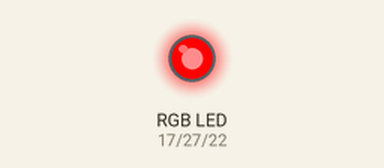
Simulated run of this program. Board: Raspberry Pi (BCM pin numbers). Shown: an RGB LED mixed from three pins (HIGH = lit). At 7.0 s the program stops and its outputs stay as they are.

Above: at 0.1 s.
At 1.1 s:
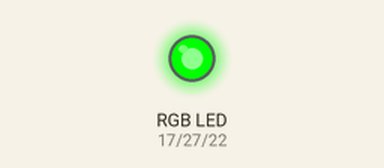
At 2.1 s:
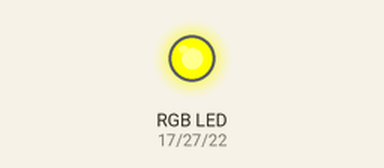
At 3.1 s:
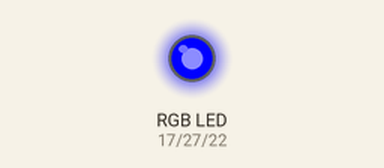
At 5.1 s:
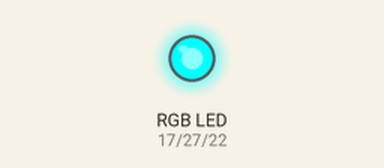
At 7.1 s:
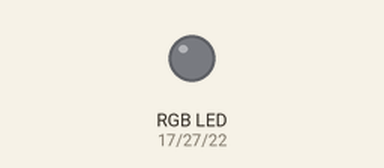
Timing chart, 0 to 8.5 s (numbered marks = the images above):
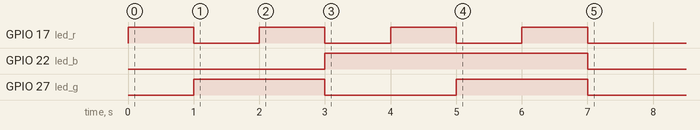

Measured:
- by itself, GPIO 17 (led_r): alternates HIGH for 1.0 s and LOW for 1.0 s
- by itself, GPIO 22 (led_b): LOW → HIGH at 3.0 s, → LOW 4.0 s later
- by itself, GPIO 27 (led_g): alternates HIGH for 2.0 s and LOW for 2.0 s

The program:

rgbled-all.py
```python
from gpiozero import DigitalOutputDevice
import time

led_r = DigitalOutputDevice(17)
led_g = DigitalOutputDevice(27)
led_b = DigitalOutputDevice(22)

led_r.on()
led_g.off()
led_b.off()
time.sleep(1)

led_r.off()
led_g.on()
led_b.off()
time.sleep(1)

led_r.on()
led_g.on()
led_b.off()
time.sleep(1)

led_r.off()
led_g.off()
led_b.on()
time.sleep(1)

led_r.on()
led_g.off()
led_b.on()
time.sleep(1)

led_r.off()
led_g.on()
led_b.on()
time.sleep(1)

led_r.on()
led_g.on()
led_b.on()
time.sleep(1)
```
